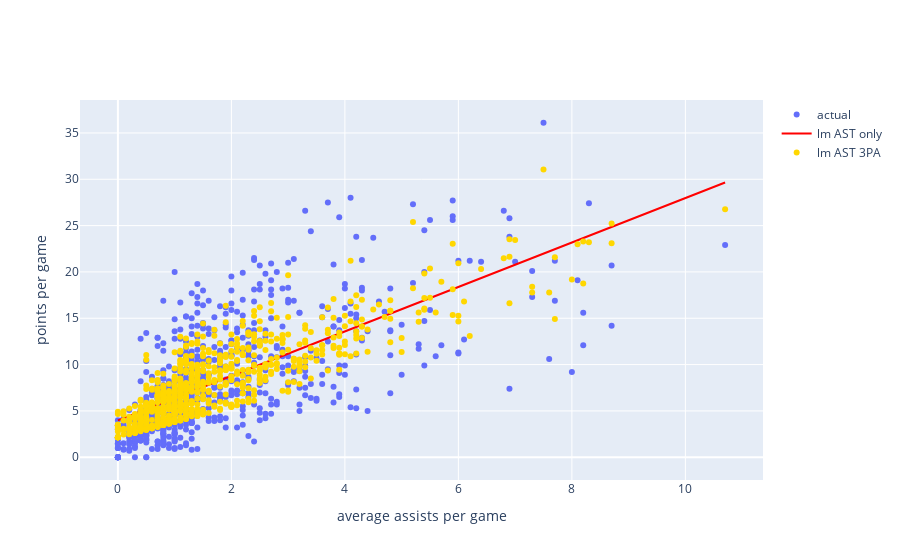

Source (notebook cell):
### Markdown cell above
Instead of our model being a line, it is now a plane in 3D (the colorful surface above). The blue points above are the true `PTS` values.

It's sometimes hard to interpret things in 3D; we can also visualize in 2D.

### Code cell
fig = go.Figure()
fig.add_trace(go.Scatter(x = nba['AST'], y = nba['PTS'], mode = 'markers', name = 'actual'))
fig.add_trace(go.Scatter(x = nba['AST'], y = pred_ast_only, name = 'lm AST only', line=dict(color='red')))
fig.add_trace(go.Scatter(x = nba['AST'], y = pred_ast_3pa, mode = 'markers', name = 'lm AST 3PA', line=dict(color='gold')))


fig.update_layout(xaxis_title = 'average assists per game', yaxis_title = 'points per game')

### Figure 1 — Plotly figure (JSON) as saved in the notebook; plotly's stock layout.template omitted (floating-point values rounded to 4 significant figures; data arrays with more than 128 entries replaced by an {"elided": "..."} marker saying what was removed)
{"data": [{"mode": "markers", "name": "actual", "type": "scatter", "x": {"elided": "708 float values"}, "y": {"elided": "708 float values"}}, {"line": {"color": "red"}, "name": "lm AST only", "type": "scatter", "x": {"elided": "708 float values"}, "y": {"elided": "708 float values"}}, {"line": {"color": "gold"}, "mode": "markers", "name": "lm AST 3PA", "type": "scatter", "x": {"elided": "708 float values"}, "y": {"elided": "708 float values"}}], "layout": {"xaxis": {"title": {"text": "average assists per game"}}, "yaxis": {"title": {"text": "points per game"}}}}
